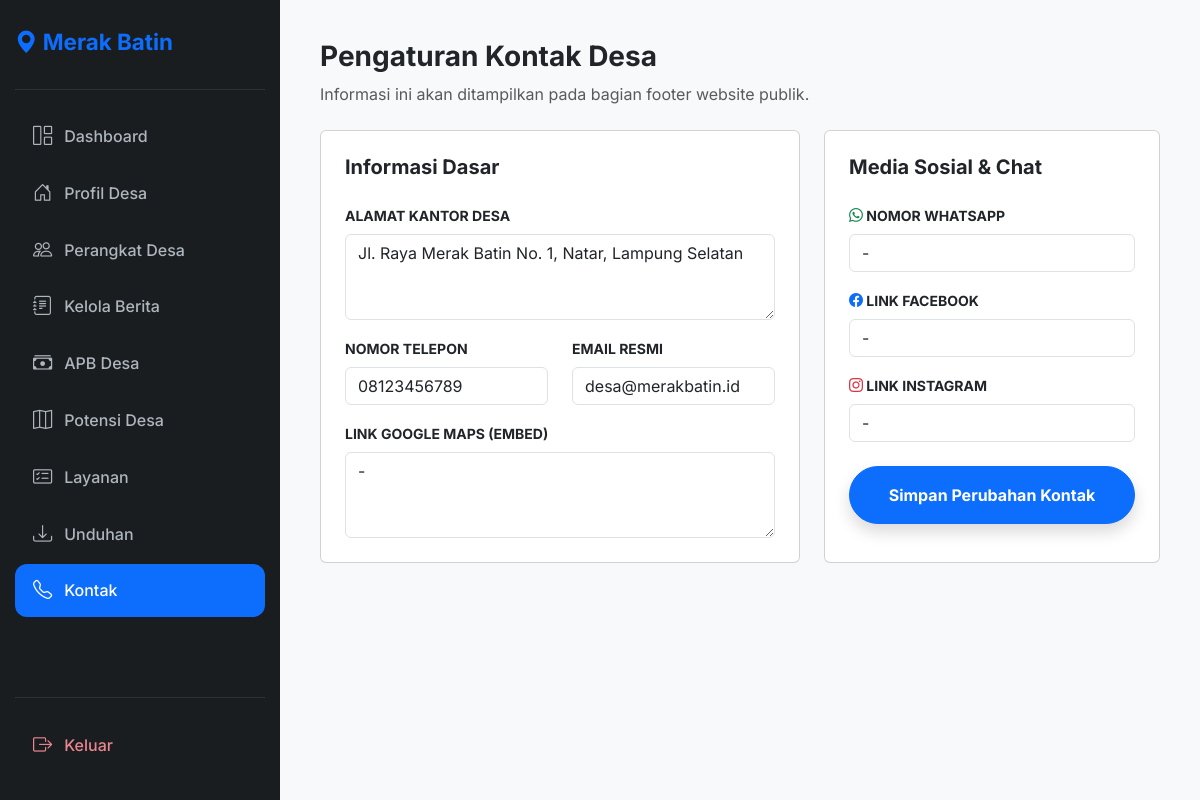
Page /admin/manage-kontak.php (signed in) on the earlier database version.
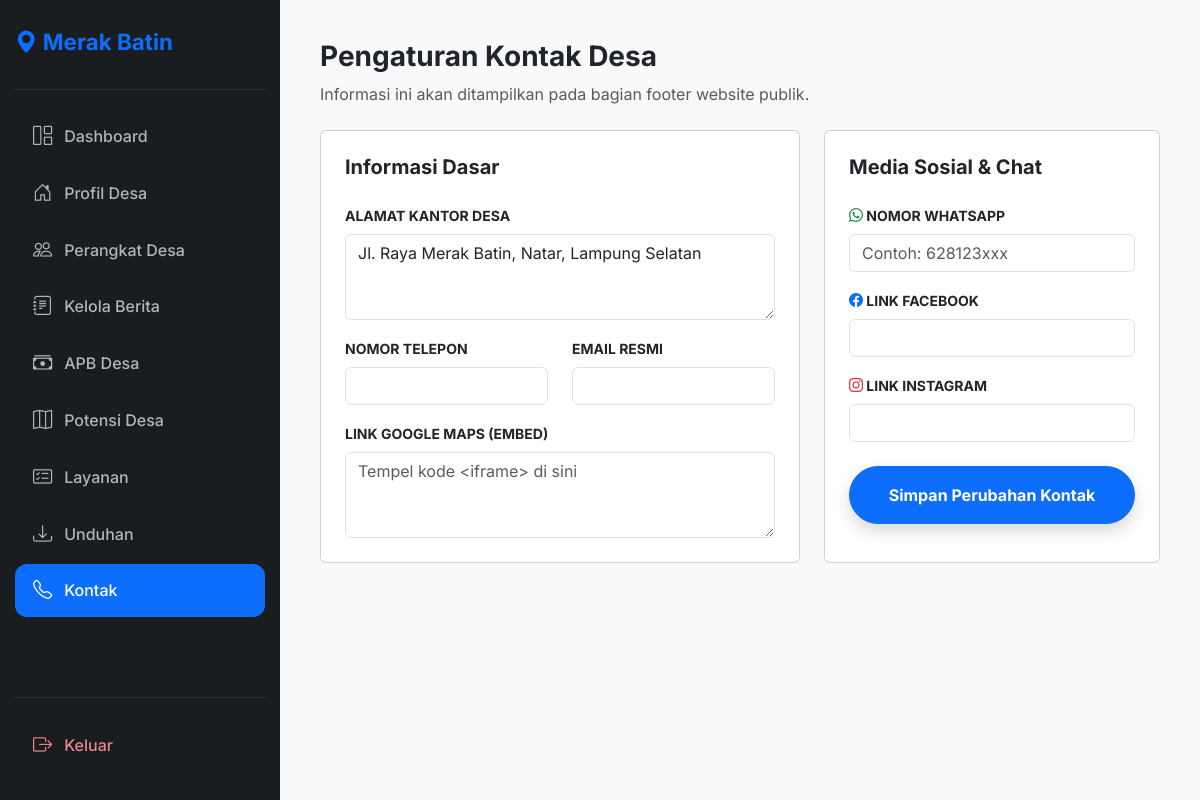
Same page on the later database version.
### tables this page shows
CREATE TABLE kontak (
    id INT PRIMARY KEY DEFAULT 1,
    alamat TEXT,
    telepon VARCHAR(20),
    email VARCHAR(100),
    whatsapp VARCHAR(20),
    facebook VARCHAR(255),
    instagram VARCHAR(255),
    maps_embed TEXT
);

### admin/manage-kontak.php (the view, shortened to what this page needs)
<?php
require '../config/db.php';
$res = mysqli_query($conn, "SELECT * FROM kontak WHERE id=1");
$data = mysqli_fetch_assoc($res);
?>
<!DOCTYPE html>
<html lang="id">
<head>
    <link href="https://cdn.jsdelivr.net/npm/bootstrap@5.3.0/dist/css/bootstrap.min.css" rel="stylesheet">
    <link rel="stylesheet" href="https://cdn.jsdelivr.net/npm/bootstrap-icons@1.11.0/font/bootstrap-icons.css">
</head>
<body>
<div class="d-flex">
    <nav class="sidebar" id="sidebar">
        <div class="sidebar-brand"><i class="bi bi-geo-alt-fill"></i> Merak Batin</div>
        <ul class="sidebar-menu">
            <li><a href="index.php" class="nav-link"><i class="bi bi-grid-1x2"></i> Dashboard</a></li>
            <li><a href="manage-profil.php" class="nav-link"><i class="bi bi-house-door"></i> Profil Desa</a></li>
            <li><a href="manage-struktur.php" class="nav-link"><i class="bi bi-people"></i> Perangkat Desa</a></li>
            <li><a href="manage-berita.php" class="nav-link"><i class="bi bi-journal-text"></i> Kelola Berita</a></li>
            <li><a href="manage-apbdesa.php" class="nav-link"><i class="bi bi-cash-stack"></i> APB Desa</a></li>
            <li><a href="manage-potensi.php" class="nav-link"><i class="bi bi-map"></i> Potensi Desa</a></li>
            <li><a href="manage-prosedur.php" class="nav-link"><i class="bi bi-card-checklist"></i> Layanan</a></li>
            <li><a href="manage-unduhan.php" class="nav-link"><i class="bi bi-download"></i> Unduhan</a></li>
            <li><a href="manage-kontak.php" class="nav-link active"><i class="bi bi-telephone"></i> Kontak</a></li>
        </ul>
        <div class="logout-section">
            <a href="logout.php" class="nav-link logout-link"><i class="bi bi-box-arrow-right"></i> Keluar</a>
        </div>
    </nav>
    <main class="main-content w-100">
        <div class="mb-4">
            <h3 class="fw-bold">Pengaturan Kontak Desa</h3>
            <p class="text-muted">Informasi ini akan ditampilkan pada bagian footer website publik.</p>
        </div>
        <form action="" method="POST">
            <div class="row g-4">
                <div class="col-lg-7">
                    <div class="card card-premium p-4">
                        <h5 class="fw-bold mb-4">Informasi Dasar</h5>
                        <div class="mb-3">
                            <label class="form-label small fw-bold">ALAMAT KANTOR DESA</label>
                            <textarea name="alamat" class="form-control" rows="3" required><?php echo $data['alamat']; ?></textarea>
                        </div>
                        <div class="row">
                            <div class="col-md-6 mb-3">
                                <label class="form-label small fw-bold">NOMOR TELEPON</label>
                                <input type="text" name="telepon" class="form-control" value="<?php echo $data['telepon']; ?>">
                            </div>
                            <div class="col-md-6 mb-3">
                                <label class="form-label small fw-bold">EMAIL RESMI</label>
                                <input type="email" name="email" class="form-control" value="<?php echo $data['email']; ?>">
                            </div>
                        </div>
                        <div class="mb-0">
                            <label class="form-label small fw-bold">LINK GOOGLE MAPS (EMBED)</label>
                            <textarea name="maps_embed" class="form-control" rows="3" placeholder="Tempel kode <iframe> di sini"><?php echo $data['maps_embed']; ?></textarea>
                        </div>
                    </div>
                </div>
                <div class="col-lg-5">
                    <div class="card card-premium p-4 h-100">
                        <h5 class="fw-bold mb-4">Media Sosial & Chat</h5>
                        <div class="mb-3">
                            <label class="form-label small fw-bold"><i class="bi bi-whatsapp text-success"></i> NOMOR WHATSAPP</label>
                            <input type="text" name="whatsapp" class="form-control" value="<?php echo $data['whatsapp']; ?>" placeholder="Contoh: 628123xxx">
                        </div>
                        <div class="mb-3">
                            <label class="form-label small fw-bold"><i class="bi bi-facebook text-primary"></i> LINK FACEBOOK</label>
                            <input type="url" name="facebook" class="form-control" value="<?php echo $data['facebook']; ?>">
                        </div>
                        <div class="mb-4">
                            <label class="form-label small fw-bold"><i class="bi bi-instagram text-danger"></i> LINK INSTAGRAM</label>
                            <input type="url" name="instagram" class="form-control" value="<?php echo $data['instagram']; ?>">
                        </div>
                        <button type="submit" name="update_kontak" class="btn btn-primary w-100 py-3 rounded-pill fw-bold shadow">
                            Simpan Perubahan Kontak
                        </button>
                    </div>
                </div>
            </div>
        </form>
    </main>
</div>
</body>
</html>

### admin/manage-kontak.php (style rules this page uses)
:root { --sidebar-bg: #1a1d20; --active-blue: #0d6efd; }
body { font-family: 'Inter', sans-serif; background-color: #f8f9fa; }
.sidebar { width: 280px; background: var(--sidebar-bg); height: 100vh; position: fixed; display: flex; flex-direction: column; padding: 25px 15px; transition: all 0.3s; z-index: 1000; overflow: hidden; }
.sidebar-brand { color: var(--active-blue); font-weight: 700; font-size: 1.4rem; padding-bottom: 30px; border-bottom: 1px solid #2d3238; margin-bottom: 20px; flex-shrink: 0; }
.sidebar-menu { flex-grow: 1; list-style: none; padding: 0; margin: 0; overflow-y: auto; overflow-x: hidden; scrollbar-width: thin; scrollbar-color: rgba(255, 255, 255, 0.2) transparent; }
.nav-link { color: #adb5bd; padding: 12px 18px; border-radius: 12px; display: flex; align-items: center; transition: 0.3s; font-weight: 500; margin-bottom: 4px; white-space: nowrap; }
.nav-link i { font-size: 1.2rem; margin-right: 12px; }
.nav-link:hover, .nav-link.active { background: rgba(13, 110, 253, 0.15); color: var(--active-blue); }
.nav-link.active { background: var(--active-blue); color: #fff; }
.logout-section { margin-top: auto; padding-top: 20px; border-top: 1px solid #2d3238; flex-shrink: 0; background: var(--sidebar-bg); }
.logout-link { color: #ea868f !important; }
.main-content { margin-left: 280px; padding: 40px; transition: 0.3s; }

Differences in the rows shown:
changed kontak: alamat "Jl. Raya Merak Batin No. 1, Natar, Lampung Selatan" → "Jl. Raya Merak Batin, Natar, Lampung Selatan"; telepon "08123456789" → (not shown); email "desa@merakbatin.id" → (not shown); maps_embed "-" → (not shown); whatsapp "-" → (not shown); facebook "-" → (not shown); instagram "-" → (not shown)
